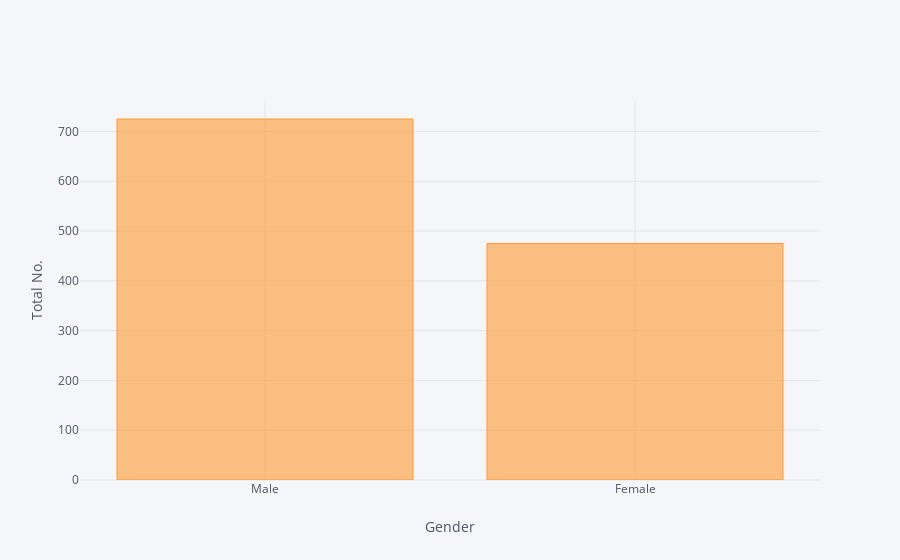

The code cell stored with this chart in its notebook:
### Code cell
# plot of total no of male and female in the company
abc['Gender'].value_counts().iplot(kind='bar',xTitle='Gender',yTitle='Total No.')

### Figure 1 — Plotly figure (JSON) as saved in the notebook; plotly's stock layout.template omitted (floating-point values rounded to 4 significant figures)
{"data": [{"marker": {"color": "rgba(255, 153, 51, 0.6)", "line": {"color": "rgba(255, 153, 51, 1.0)", "width": 1}}, "name": "Gender", "orientation": "v", "text": "", "type": "bar", "uid": "1ebc32e6-7bfc-479c-9a5f-117456985ce4", "x": ["Male", "Female"], "y": [725, 475]}], "layout": {"legend": {"bgcolor": "#F5F6F9", "font": {"color": "#4D5663"}}, "paper_bgcolor": "#F5F6F9", "plot_bgcolor": "#F5F6F9", "title": {"font": {"color": "#4D5663"}}, "xaxis": {"gridcolor": "#E1E5ED", "showgrid": true, "tickfont": {"color": "#4D5663"}, "title": {"font": {"color": "#4D5663"}, "text": "Gender"}, "zerolinecolor": "#E1E5ED"}, "yaxis": {"gridcolor": "#E1E5ED", "showgrid": true, "tickfont": {"color": "#4D5663"}, "title": {"font": {"color": "#4D5663"}, "text": "Total No."}, "zerolinecolor": "#E1E5ED"}}}
